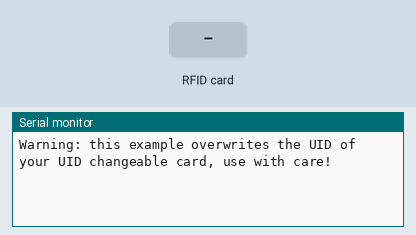
This sketch was run on a simulated Arduino Uno, built with avr-gcc and run on an emulated ATmega328P. Shown: the last lines printed to the serial monitor. The test bench sets the inputs (shaded band).

Above: at 1.2 s.
1.3 s: RFID card F1 C1 BF FB held to the reader
At 2.2 s:
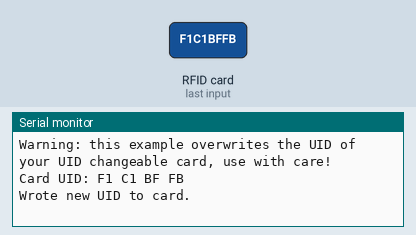
2.8 s: RFID card 5E 7A 19 C4 held to the reader
At 4.1 s:
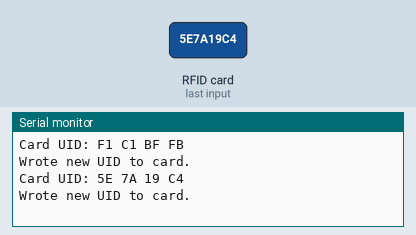

The sketch:

ChangeUID.ino
```cpp
// (licence header left out)
#include <SPI.h>
#include <MFRC522.h>

#define RST_PIN   9     // Configurable, see typical pin layout above
#define SS_PIN    10    // Configurable, see typical pin layout above

MFRC522 mfrc522(SS_PIN, RST_PIN);   // Create MFRC522 instance

/* Set your new UID here! */
#define NEW_UID {0xF1, 0xC1, 0xBF, 0xFB}

void setup() {
  Serial.begin(9600);  // Initialize serial communications with the PC
  while (!Serial);     // Do nothing if no serial port is opened (added for Arduinos based on ATMEGA32U4)
  SPI.begin();         // Init SPI bus
  mfrc522.PCD_Init();  // Init MFRC522 card
  Serial.println(F("Warning: this example overwrites the UID of your UID changeable card, use with care!"));
}

// Setting the UID can be as simple as this:
//void loop() {
//  byte newUid[] = NEW_UID;
//  if ( mfrc522.MIFARE_SetUid(newUid, (byte)4, true) ) {
//    Serial.println("Wrote new UID to card.");
//  }
//  delay(1000);
//}

// But of course this is a more proper approach
void loop() {

  // Reset the loop if no new card present on the sensor/reader. This saves the entire process when idle. And if present, select one.
  if ( ! mfrc522.PICC_IsNewCardPresent() || ! mfrc522.PICC_ReadCardSerial() ) {
    delay(50);
    return;
  }

  // Now a card is selected. The UID and SAK is in mfrc522.uid.

  // Dump UID
  Serial.print(F("Card UID:"));
  for (byte i = 0; i < mfrc522.uid.size; i++) {
    Serial.print(mfrc522.uid.uidByte[i] < 0x10 ? " 0" : " ");
    Serial.print(mfrc522.uid.uidByte[i], HEX);
  }
  Serial.println();

  // Dump PICC type
//  MFRC522::PICC_Type piccType = mfrc522.PICC_GetType(mfrc522.uid.sak);
//  Serial.print(F("PICC type: "));
//  Serial.print(mfrc522.PICC_GetTypeName(piccType));
//  Serial.print(F(" (SAK "));
//  Serial.print(mfrc522.uid.sak);
//  Serial.print(")\r\n");
//  if (  piccType != MFRC522::PICC_TYPE_MIFARE_MINI
//    &&  piccType != MFRC522::PICC_TYPE_MIFARE_1K
//    &&  piccType != MFRC522::PICC_TYPE_MIFARE_4K) {
//    Serial.println(F("This sample only works with MIFARE Classic cards."));
//    return;
//  }

  // Set new UID
  byte newUid[] = NEW_UID;
  if ( mfrc522.MIFARE_SetUid(newUid, (byte)4, true) ) {
    Serial.println(F("Wrote new UID to card."));
  }

  // Halt PICC and re-select it so DumpToSerial doesn't get confused
  mfrc522.PICC_HaltA();
  if ( ! mfrc522.PICC_IsNewCardPresent() || ! mfrc522.PICC_ReadCardSerial() ) {
    return;
  }

  // Dump the new memory contents
  Serial.println(F("New UID and contents:"));
  mfrc522.PICC_DumpToSerial(&(mfrc522.uid));

  delay(2000);
}
```

Measured:
- after the input at 1.3 s, the serial monitor: prints a new line after 0.05 s (image 1)
- after the input at 2.8 s, the serial monitor: prints a new line at once (image 2)
